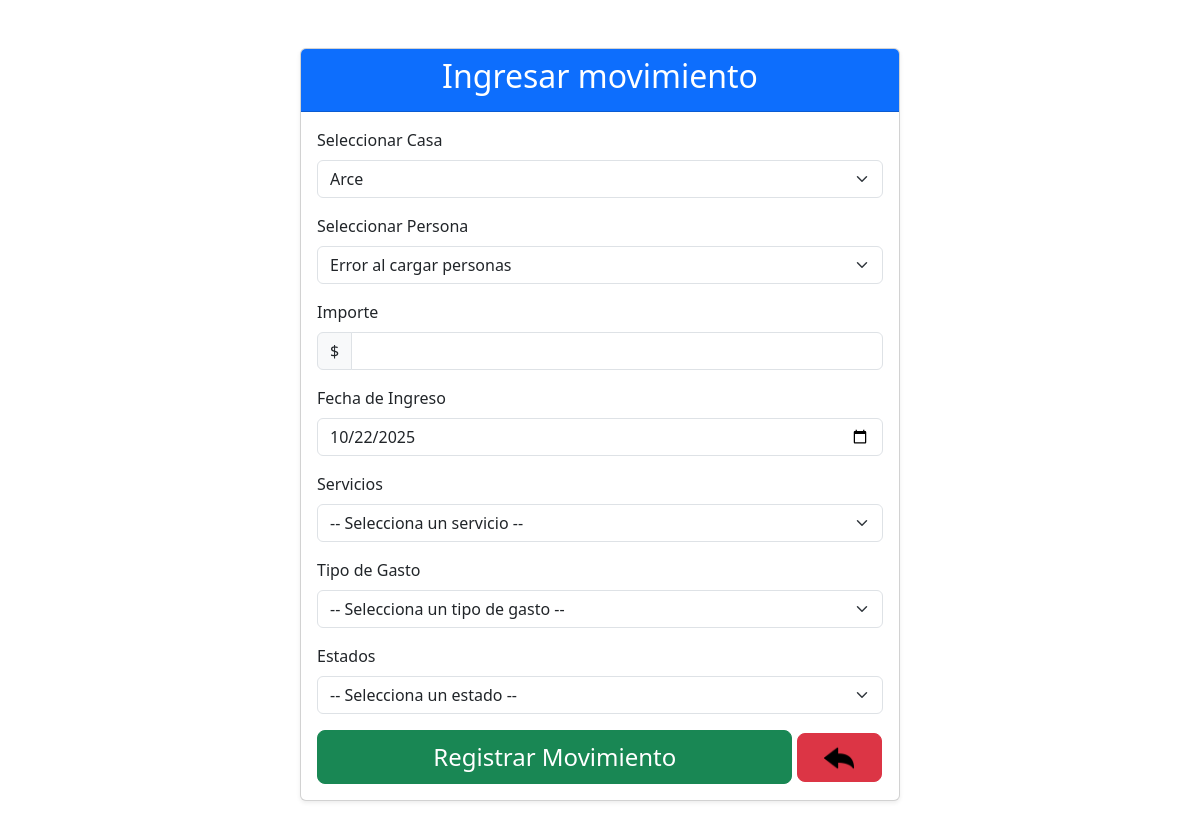
Page /views/movimientos/create.php on the earlier database version.
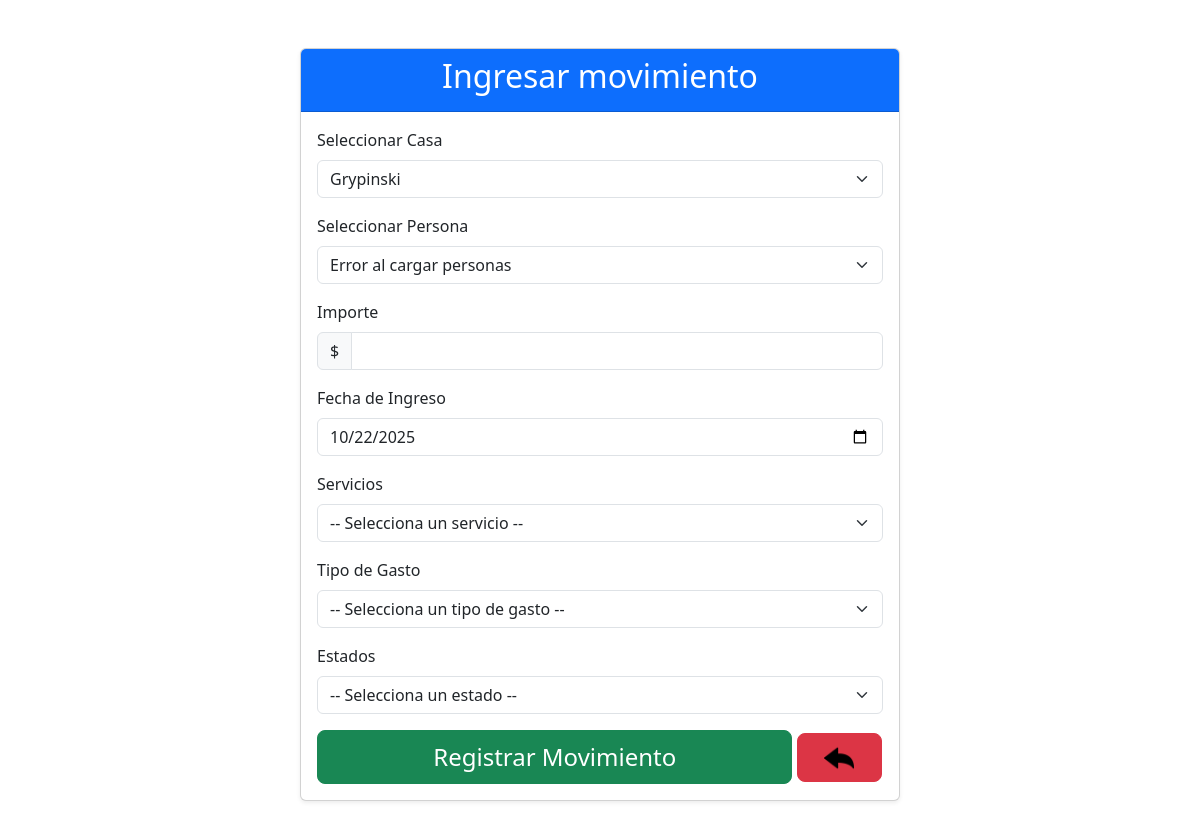
Same page on the later database version.
### tables this page shows
CREATE TABLE `casa` (
  `id_casa` int(11) NOT NULL,
  `nombre` varchar(50) DEFAULT NULL,
  `calle` varchar(50) DEFAULT NULL,
  `numero` int(11) DEFAULT NULL,
  `localidad` varchar(50) DEFAULT NULL,
  `provincia` varchar(50) NOT NULL,
  `id_usuarios` int(11) DEFAULT NULL
);

### views/movimientos/create.php (the view, shortened to what this page needs)
<?php
include('../../conexion.php');
$sql_casas = "SELECT id_casa, nombre FROM casa ORDER BY id_casa ASC";
$resultado_casas = $conexion->query($sql_casas);
$primer_casa = null;
if ($resultado_casas && $resultado_casas->num_rows > 0) {
    $primer_casa = $resultado_casas->fetch_assoc();
}
?>
<!DOCTYPE html>
<html lang="es">
<head>
    <link href="https://cdn.jsdelivr.net/npm/bootstrap@5.3.6/dist/css/bootstrap.min.css" rel="stylesheet" />
    <link rel="stylesheet" href="create.css">
</head>
<body>
<div class="container my-5">
    <div class="card shadow-sm mx-auto" style="max-width: 600px;">
        <div class="card-header text-center bg-primary text-white">
            <h2>Ingresar movimiento</h2>
        </div>
        <div class="card-body">
            <form action="guardar_movimiento.php" method="post">
<div class="mb-3">
        <label for="casa" class="form-label">Seleccionar Casa</label>
        <select name="id_casa" id="casa" class="form-select w-full" required>
            <?php
            if ($primer_casa) {
                echo '<option value="'. $primer_casa['id_casa'] .'" selected>'
                    . htmlspecialchars($primer_casa['nombre']) .'</option>';
            } else {
                echo '<option disabled selected>No hay casas disponibles</option>';
            }
            ?>
        </select>
    </div>
    <div class="mb-3">
        <label for="persona" class="form-label">Seleccionar Persona</label>
        <select name="id_persona" id="persona" class="form-select w-full" required>
            <option value="" disabled selected>-- Selecciona una persona --</option>
        </select>
    </div>
    <div class="mb-3">
        <label for="importe" class="form-label">Importe</label>
        <div class="input-group w-full">
            <span class="input-group-text">$</span>
            <input type="number" name="importe" id="importe" class="form-control" step="0.01" required />
        </div>
    </div>
    <div class="mb-3">
        <label for="fecha_ingreso" class="form-label">Fecha de Ingreso</label>
        <input type="date" name="fecha_ingreso" id="fecha_ingreso" class="form-control w-full" required />
    </div>
    <div class="mb-3">
        <label class="form-label">Servicios</label>
        <select name="servicios" class="form-select w-full" required>
            <option value="" disabled selected>-- Selecciona un servicio --</option>
        </select>
    </div>
    <div class="mb-3">
        <label for="tipo_de_gastos" class="form-label">Tipo de Gasto</label>
        <select name="tipo_de_gastos" id="tipo_de_gastos" class="form-select w-full" required>
            <option value="" disabled selected>-- Selecciona un tipo de gasto --</option>
        </select>
    </div>
    <div class="mb-3">
        <label class="form-label">Estados</label>
        <select name="estados" class="form-select w-full" required>
            <option value="" disabled selected>-- Selecciona un estado --</option>
        </select>
    </div>
    <div class="d-row">
        <button type="submit" class="btn btn-success btn-lg">Registrar Movimiento</button>
        <a href="index_movimientos.php" class="btn btn-danger btn-lg"><img src="../../src/volver-flecha.png" alt="Volver"></a>
    </div>
</form>
        </div>
    </div>
</div>
</body>
</html>

### views/movimientos/create.css (style rules this page uses)
button.btn { width: 84%; font-size: 24px; }
a.btn { width: 15%; }
a.btn img { width: 30px; height: 30px; }

Differences in the rows shown:
changed casa: id_casa "Arce" → "Grypinski"
